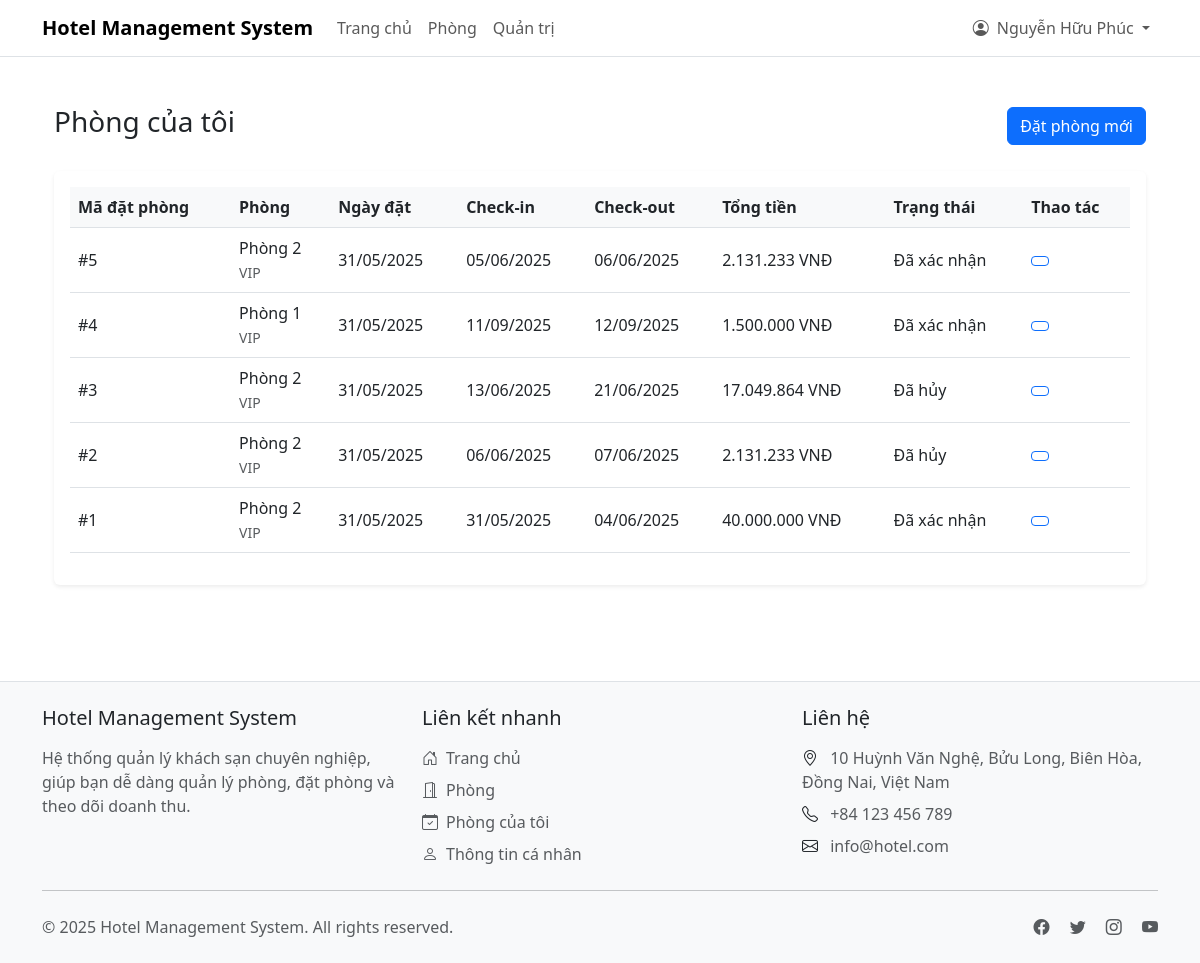
The app's page /my-bookings.php (signed in) with its own data.
### tables this page shows
CREATE TABLE `bookings` (
  `id` int(11) NOT NULL,
  `user_id` int(11) NOT NULL,
  `room_id` int(11) NOT NULL,
  `check_in` date NOT NULL,
  `check_out` date NOT NULL,
  `total_price` decimal(10,2) NOT NULL,
  `status` enum('pending','confirmed','cancelled','completed') DEFAULT 'pending',
  `special_requests` text DEFAULT NULL,
  `created_at` timestamp NOT NULL DEFAULT current_timestamp(),
  `updated_at` timestamp NOT NULL DEFAULT current_timestamp() ON UPDATE current_timestamp(),
  `notes` varchar(255) DEFAULT NULL
);

CREATE TABLE `rooms` (
  `id` int(11) NOT NULL,
  `room_number` varchar(10) NOT NULL,
  `type` varchar(50) NOT NULL,
  `price_per_night` decimal(10,2) NOT NULL,
  `capacity` int(11) NOT NULL,
  `description` text DEFAULT NULL,
  `status` enum('available','occupied','maintenance') DEFAULT 'available',
  `created_at` timestamp NOT NULL DEFAULT current_timestamp(),
  `updated_at` timestamp NOT NULL DEFAULT current_timestamp() ON UPDATE current_timestamp(),
  `image` varchar(255) DEFAULT NULL
);

### config/Database.php (called while the page is built, shortened)
<?php
class Database {
    private static $instance = null;
    private $pdo;
    private function __construct() {
        try {
            $host = 'localhost';
            $dbname = 'hotel_management2';
            $username = 'root';
            $password = '';
            $this->pdo = new PDO(
                "mysql:host=$host;dbname=$dbname;charset=utf8mb4",
                $username,
                $password,
                [
                    PDO::ATTR_ERRMODE => PDO::ERRMODE_EXCEPTION,
                    PDO::ATTR_DEFAULT_FETCH_MODE => PDO::FETCH_ASSOC,
                    PDO::ATTR_EMULATE_PREPARES => false
                ]
            );
        } catch (PDOException $e) {
            error_log("Database connection failed: " . $e->getMessage());
            throw new Exception("Database connection failed");
        }
    }
    public static function getInstance() {
        if (self::$instance === null) {
            self::$instance = new self();
        }
        return self::$instance;
    }
    public function getConnection() {
        return $this->pdo;
    }
}

### classes/Booking.php (called while the page is built, shortened)
<?php
class Booking {
    private $db;
    public function __construct() {
        $this->db = Database::getInstance()->getConnection();
    }
    public function getUserBookings($userId) {
        try {
            $sql = "SELECT b.*, r.room_number, r.type
                    FROM bookings b
                    INNER JOIN rooms r ON b.room_id = r.id
                    WHERE b.user_id = :user_id
                    ORDER BY b.created_at DESC";
            $stmt = $this->db->prepare($sql);
            $stmt->bindParam(':user_id', $userId);
            $stmt->execute();
            return $stmt->fetchAll(PDO::FETCH_ASSOC) ?: [];
        } catch (PDOException $e) {
            error_log("Error getting user bookings: " . $e->getMessage());
            return [];
        }
    }
}

### my-bookings.php (the view, shortened to what this page needs)
<?php
require_once 'classes/Booking.php';
$booking = new Booking();
require_once 'includes/header.php';
$bookings = $booking->getUserBookings($_SESSION['user_id']);
?>
<div class="container py-4">
    <div class="d-flex justify-content-between align-items-center mb-4">
        <h1 class="h3">Phòng của tôi</h1>
        <a href="rooms.php" class="btn btn-primary">
            <i class="fas fa-plus"></i> Đặt phòng mới
        </a>
    </div>
    <?php if (empty($bookings)): ?>
        <div class="alert alert-info">
            Bạn chưa có đặt phòng nào. <a href="rooms.php">Đặt phòng ngay</a>
        </div>
    <?php else: ?>
        <div class="card">
            <div class="card-body">
                <div class="table-responsive">
                    <table class="table table-hover">
                        <thead>
                            <tr>
                                <th>Mã đặt phòng</th>
                                <th>Phòng</th>
                                <th>Ngày đặt</th>
                                <th>Check-in</th>
                                <th>Check-out</th>
                                <th>Tổng tiền</th>
                                <th>Trạng thái</th>
                                <th>Thao tác</th>
                            </tr>
                        </thead>
                        <tbody>
                            <?php foreach ($bookings as $booking): ?>
                                <tr>
                                    <td>#<?= $booking['id'] ?></td>
                                    <td>
                                        Phòng <?= htmlspecialchars($booking['room_number']) ?><br>
                                        <small class="text-muted"><?= htmlspecialchars($booking['type']) ?></small>
                                    </td>
                                    <td><?= date('d/m/Y', strtotime($booking['created_at'])) ?></td>
                                    <td><?= date('d/m/Y', strtotime($booking['check_in'])) ?></td>
                                    <td><?= date('d/m/Y', strtotime($booking['check_out'])) ?></td>
                                    <td><?= number_format($booking['total_price'], 0, ',', '.') ?> VNĐ</td>
                                    <td>
                                        <span class="status-badge status-<?= $booking['status'] ?>">
                                            <?php
                                            switch ($booking['status']) {
                                                case 'confirmed':
                                                    echo 'Đã xác nhận';
                                                    break;
                                                case 'cancelled':
                                                    echo 'Đã hủy';
                                                    break;
                                            }
                                            ?>
                                        </span>
                                    </td>
                                    <td>
                                        <div class="btn-group">
                                            <button type="button" class="btn btn-sm btn-outline-primary"
                                                    data-bs-toggle="modal"
                                                    data-bs-target="#viewBookingModal"
                                                    data-booking='<?= htmlspecialchars(json_encode($booking)) ?>'>
                                            </button>
                                        </div>
                                    </td>
                                </tr>
                            <?php endforeach; ?>
                        </tbody>
                    </table>
                </div>
            </div>
        </div>
    <?php endif; ?>
</div>
<?php require_once 'includes/footer.php'; ?>

### includes/header.php (style rules this page uses)
.card { border: none; box-shadow: 0 0.125rem 0.25rem rgba(0, 0, 0, 0.075); }
.btn { font-weight: 500; }
.btn-primary { background-color: #0d6efd; border-color: #0d6efd; }
.btn-outline-primary { color: #0d6efd; border-color: #0d6efd; }
.table th { font-weight: 600; background-color: #f8f9fa; }
.table td { vertical-align: middle; }

### records on screen
bookings: id "5", room.room_number "2", room.type "VIP", created_at "31/05/2025", check_in "05/06/2025", check_out "06/06/2025", total_price "2.131.233", status "Đã xác nhận"
bookings: id "4", room.room_number "1", room.type "VIP", created_at "31/05/2025", check_in "11/09/2025", check_out "12/09/2025", total_price "1.500.000", status "Đã xác nhận"
bookings: id "3", room.room_number "2", room.type "VIP", created_at "31/05/2025", check_in "13/06/2025", check_out "21/06/2025", total_price "17.049.864", status "Đã hủy"
bookings: id "2", room.room_number "2", room.type "VIP", created_at "31/05/2025", check_in "06/06/2025", check_out "07/06/2025", total_price "2.131.233", status "Đã hủy"
bookings: id "1", room.room_number "2", room.type "VIP", created_at "31/05/2025", check_in "31/05/2025", check_out "04/06/2025", total_price "40.000.000", status "Đã xác nhận"

### other values on screen
SITE_NAME "Hotel Management System"
$_SESSION['user']['name'] "Nguyễn Hữu Phúc"
